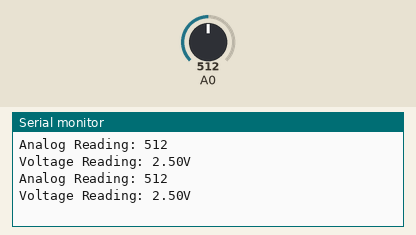
Simulated run of this sketch. Board: Arduino Uno, built with avr-gcc and run on an emulated ATmega328P. Parts: the last lines printed to the serial monitor. The inputs (shaded band) are chosen by the test bench; at power-on: A0 = 512.

Above: at 3.8 s.
3.9 s: A0 set to 716
At 6.7 s:
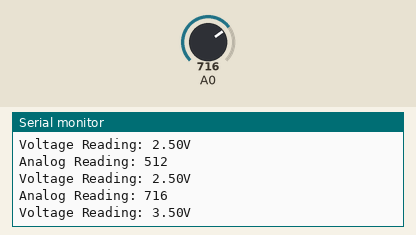
7.8 s: A0 set to 900
At 10.2 s:
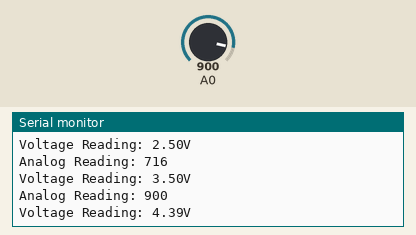
Timing chart, 0 to 11.7 s (numbered marks = the images above; inputs shaded):
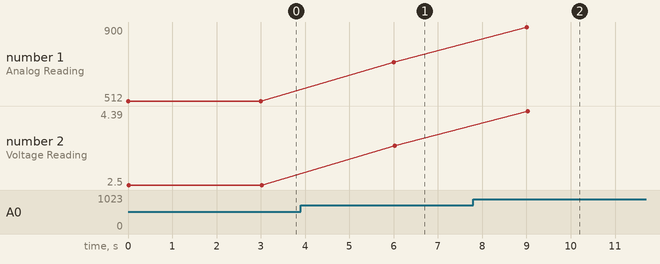

The sketch:

analog_read_test.ino
```cpp
void setup() {
  Serial.begin(9600);
  pinMode(A0, INPUT);

}

void loop() {
  int x = analogRead(A0);
  float y = (float)x * (5.0/1024);
  Serial.print("Analog Reading: ");
  Serial.println(x);
  Serial.print("Voltage Reading: ");
  Serial.print(y);
  Serial.println("V");
  delay(3000);
}
```

Measured:
- after the input at 3.9 s, the serial monitor: prints a new line after 2.1 s (image 1)
- after the input at 7.8 s, the serial monitor: prints a new line after 1.2 s (image 2)
- plotted number 1: 512 → 716 after the input at 3.9 s, 716 → 900 after the input at 7.8 s
- plotted number 2: 2.5 → 3.5 after the input at 3.9 s, 3.5 → 4.39 after the input at 7.8 s
